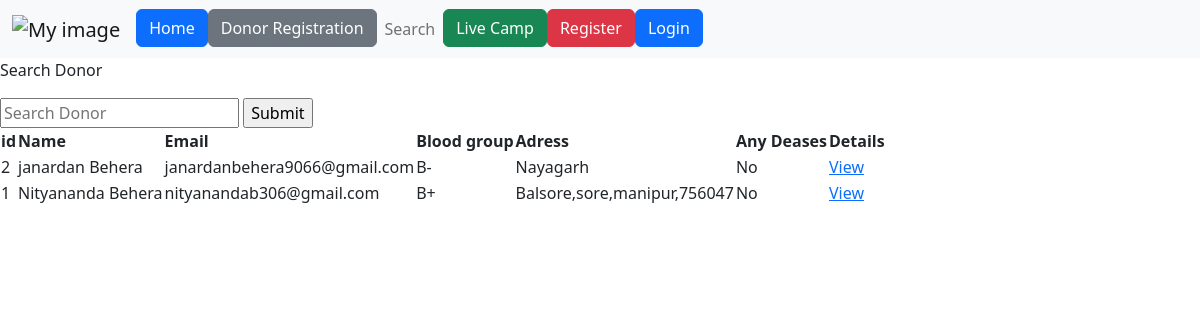
Screenshot of /donor-list (signed in) with the database file from the repository.
### BD/models.py (models this page shows, shortened)
class Donor(models.Model):
    choices = (
        ('A+', 'A+'),
        ('B+', 'B+'),
        ('B-', 'B-'),
        ('O', 'O'),
    )
    ch = (
        ('Yes', 'Yes'),
        ('No', 'No'),
    )
    id = models.IntegerField(primary_key=True, editable=False)
    name = models.CharField(max_length=100)
    email = models.EmailField(max_length=200)
    age = models.IntegerField()
    blood_group = models.CharField(max_length=3, choices=choices, default='A+')
    phone = models.CharField(max_length=15)
    adress = models.CharField(max_length=200)
    dibetis = models.CharField(max_length=3, choices=ch, default='No')
    heart_deases = models.CharField(max_length=3, choices=ch, default='No')
    last_time_donated = models.DateField(default='2021-01-01')
    class Meta:
        ordering = ['-last_time_donated']

### BD/views.py (the view)
# urls.py: path('donor-list', DonorList, name='donor-list'),
@login_required(login_url='login')
def DonorList(request):
    search_query = ''
    if request.GET.get('search_query'):
        search_query = request.GET.get('search_query')
    donor = Donor.objects.filter(
        Q(blood_group__icontains=search_query) | Q(adress__icontains=search_query))
    context = {'donor': donor, 'search_query': search_query, }
    return render(request, 'donor-list.html', context)

### BD/templates/donor-list.html
{% extends 'main.html' %} {% block content %}
<p>Search Donor</p>
<form action="{%url 'donor-list'%}" method="GET">
  <input
    type="text"
    placeholder="Search Donor"
    name="search_query"
    value="{{search_query}}"
  />
  <input type="submit" />
</form>
<table>
  <tr>
    <th>id</th>
    <th>Name</th>
    <th>Email</th>
    <th>Blood group</th>
    <th>Adress</th>
    <th>Any Deases</th>
    <th>Details</th>
  </tr>
  {% for d in donor %}
  <tr>
    <td>{{d.id}}</td>
    <td>{{d.name}}</td>
    <td>{{d.email}}</td>
    <td>{{d.blood_group}}</td>
    <td>{{d.adress}}</td>
    <td>{{d.heart_deases}}</td>
    <td><a href="{%url 'details' d.id%}">View</a></td>
  </tr>
  {% endfor %}
</table>
{%endblock content%}

### rows the page displays
Donor: id "2", name "janardan Behera", email "janardanbehera9066@gmail.com", blood_group "B-", adress "Nayagarh", heart_deases "No"
Donor: id "1", name "Nityananda Behera", email "nityanandab306@gmail.com", blood_group "B+", adress "Balsore,sore,manipur,756047", heart_deases "No"
